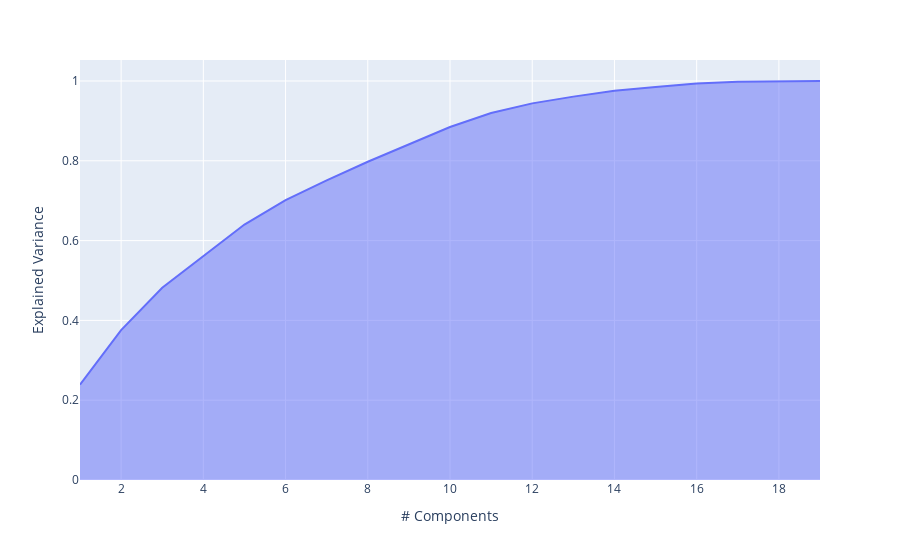

Notebook cell for this chart:
### Code cell
import plotly.express as px
import numpy as np
import pandas as pd
from sklearn.decomposition import PCA


pca = PCA()
pca.fit(X_scaled)
exp_var_cumul = np.cumsum(pca.explained_variance_ratio_)

px.area(
    x=range(1, exp_var_cumul.shape[0] + 1),
    y=exp_var_cumul,
    labels={"x": "# Components", "y": "Explained Variance"}
)

### Figure 1 — Plotly figure (JSON) as saved in the notebook; plotly's stock layout.template omitted (floating-point values rounded to 4 significant figures)
{"data": [{"fillpattern": {"shape": ""}, "hovertemplate": "# Components=%{x}<br>Explained Variance=%{y}<extra></extra>", "legendgroup": "", "line": {"color": "#636efa"}, "marker": {"symbol": "circle"}, "mode": "lines", "name": "", "orientation": "v", "showlegend": false, "stackgroup": "1", "type": "scatter", "x": [1, 2, 3, 4, 5, 6, 7, 8, 9, 10, 11, 12, 13, 14, 15, 16, 17, 18, 19], "xaxis": "x", "y": [0.239, 0.3758, 0.4816, 0.5618, 0.6402, 0.7016, 0.7508, 0.7977, 0.8421, 0.8846, 0.9199, 0.9439, 0.9609, 0.9754, 0.9852, 0.9939, 0.9984, 1.0, 1], "yaxis": "y"}], "layout": {"legend": {"tracegroupgap": 0}, "margin": {"t": 60}, "xaxis": {"anchor": "y", "domain": [0, 1], "title": {"text": "# Components"}}, "yaxis": {"anchor": "x", "domain": [0, 1], "title": {"text": "Explained Variance"}}}}
